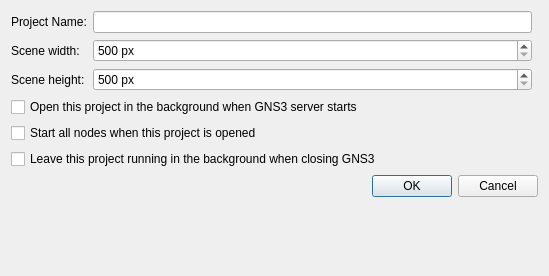
<?xml version="1.0" encoding="UTF-8"?>
<ui version="4.0">
 <class>EditProjectDialog</class>
 <widget class="QDialog" name="EditProjectDialog">
  <property name="windowModality">
   <enum>Qt::ApplicationModal</enum>
  </property>
  <property name="geometry">
   <rect>
    <x>0</x>
    <y>0</y>
    <width>549</width>
    <height>276</height>
   </rect>
  </property>
  <property name="windowTitle">
   <string>Edit project</string>
  </property>
  <property name="styleSheet">
   <string notr="true">
QWidget {
    background-color: #fae8b7;
    color: #586e75;
}

QToolBar {
    border:0px;
}

QGraphicsView, QTextEdit, QPlainTextEdit, QTreeWidget, QListWidget, QLineEdit, QSpinBox, QComboBox {
    background-color: #fdf6e3;
}

QLabel, QMenu, QStatusBar {
  color: #586e75;
}

QMenuBar::item {
    background-color: #fae8b7;
}

QMenu::item:selected {
    color: #f2f2f2;
    background-color: #383838;
}

QToolButton:hover {
    background-color: #383838;
}

QGroupBox {
    color: #586e75;
    font: bold 12px;
    padding: 15px;
    border-style: none;
}

QAbstractScrollArea::corner {
    background: #fae8b7;
}

QScrollBar::add-page:horizontal, QScrollBar::sub-page:horizontal, QScrollBar::add-page:vertical, QScrollBar::sub-page:vertical {
  background: none;
}

QComboBox {
    selection-color: #f2f2f2;
    selection-background-color: #fae8b7;
}

QComboBox QAbstractItemView {
    background-color: #fdf6e3;
}

QDockWidget, QMenuBar, QPushButton, QToolButton, QTabWidget, QHeaderView::section {
    color: #586e75;
    font: bold 11px;
}

QTabBar {
    color: #586e75;
}

QRadioButton, QCheckBox {
  color: #586e75;
}

QRadioButton::disabled, QCheckBox::disabled {
  color: gray;
}
// bg-color=#fdf6e3
// fg-color=#586e75
// tool-bar=#fae8b7
// selection-bg=#383838 
// selection-fg=#f2f2f2
 </string>
  </property>
  <property name="modal">
   <bool>true</bool>
  </property>
  <layout class="QGridLayout" name="gridLayout">
   <item row="0" column="0">
    <widget class="QLabel" name="uiProjectNameLabel">
     <property name="text">
      <string>Project Name:</string>
     </property>
    </widget>
   </item>
   <item row="0" column="1">
    <widget class="QLineEdit" name="uiProjectNameLineEdit"/>
   </item>
   <item row="5" column="0" colspan="3">
    <widget class="QCheckBox" name="uiProjectAutoCloseCheckBox">
     <property name="text">
      <string>Leave this project running in the background when closing GNS3</string>
     </property>
    </widget>
   </item>
   <item row="2" column="1">
    <widget class="QSpinBox" name="uiSceneHeightSpinBox">
     <property name="suffix">
      <string> px</string>
     </property>
     <property name="minimum">
      <number>500</number>
     </property>
     <property name="maximum">
      <number>1000000</number>
     </property>
    </widget>
   </item>
   <item row="3" column="0" colspan="3">
    <widget class="QCheckBox" name="uiProjectAutoOpenCheckBox">
     <property name="text">
      <string>Open this project in the background when GNS3 server starts</string>
     </property>
    </widget>
   </item>
   <item row="4" column="0" colspan="3">
    <widget class="QCheckBox" name="uiProjectAutoStartCheckBox">
     <property name="text">
      <string>Start all nodes when this project is opened</string>
     </property>
    </widget>
   </item>
   <item row="1" column="1">
    <widget class="QSpinBox" name="uiSceneWidthSpinBox">
     <property name="suffix">
      <string> px</string>
     </property>
     <property name="minimum">
      <number>500</number>
     </property>
     <property name="maximum">
      <number>1000000</number>
     </property>
    </widget>
   </item>
   <item row="6" column="0" colspan="3">
    <widget class="QDialogButtonBox" name="uiButtonBox">
     <property name="orientation">
      <enum>Qt::Horizontal</enum>
     </property>
     <property name="standardButtons">
      <set>QDialogButtonBox::Cancel|QDialogButtonBox::Ok</set>
     </property>
    </widget>
   </item>
   <item row="1" column="0">
    <widget class="QLabel" name="uiSceneWidthLabel">
     <property name="text">
      <string>Scene width:</string>
     </property>
    </widget>
   </item>
   <item row="2" column="0">
    <widget class="QLabel" name="uiSceneHeightLabel">
     <property name="text">
      <string>Scene height:</string>
     </property>
    </widget>
   </item>
   <item row="7" column="0">
    <spacer name="verticalSpacer">
     <property name="orientation">
      <enum>Qt::Vertical</enum>
     </property>
     <property name="sizeHint" stdset="0">
      <size>
       <width>20</width>
       <height>40</height>
      </size>
     </property>
    </spacer>
   </item>
  </layout>
 </widget>
 <resources/>
 <connections>
  <connection>
   <sender>uiButtonBox</sender>
   <signal>accepted()</signal>
   <receiver>EditProjectDialog</receiver>
   <slot>accept()</slot>
   <hints>
    <hint type="sourcelabel">
     <x>248</x>
     <y>254</y>
    </hint>
    <hint type="destinationlabel">
     <x>157</x>
     <y>274</y>
    </hint>
   </hints>
  </connection>
  <connection>
   <sender>uiButtonBox</sender>
   <signal>rejected()</signal>
   <receiver>EditProjectDialog</receiver>
   <slot>reject()</slot>
   <hints>
    <hint type="sourcelabel">
     <x>316</x>
     <y>260</y>
    </hint>
    <hint type="destinationlabel">
     <x>286</x>
     <y>274</y>
    </hint>
   </hints>
  </connection>
 </connections>
</ui>
